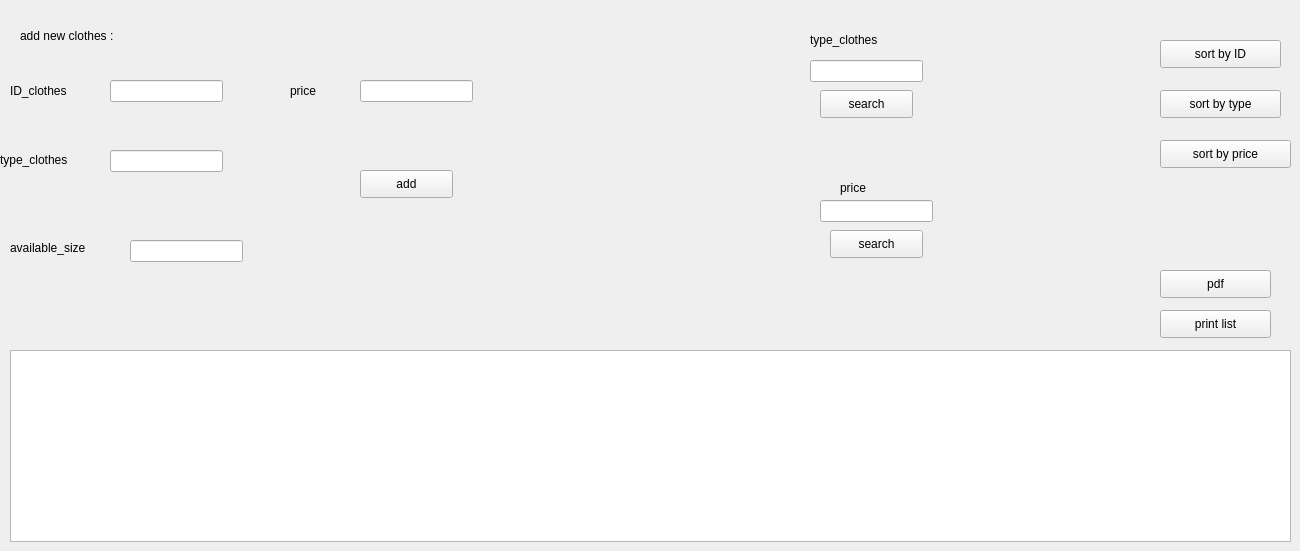
     <widget class="QWidget" name="tab_40">
      <attribute name="title">
       <string>add</string>
      </attribute>
      <widget class="QTableView" name="table_clothes">
       <property name="geometry">
        <rect>
         <x>10</x>
         <y>350</y>
         <width>1281</width>
         <height>192</height>
        </rect>
       </property>
      </widget>
      <widget class="QLabel" name="label_112">
       <property name="geometry">
        <rect>
         <x>20</x>
         <y>20</y>
         <width>251</width>
         <height>31</height>
        </rect>
       </property>
       <property name="text">
        <string>add new clothes :</string>
       </property>
      </widget>
      <widget class="QLabel" name="label_113">
       <property name="geometry">
        <rect>
         <x>10</x>
         <y>70</y>
         <width>91</width>
         <height>41</height>
        </rect>
       </property>
       <property name="text">
        <string>ID_clothes</string>
       </property>
      </widget>
      <widget class="QLabel" name="label_114">
       <property name="geometry">
        <rect>
         <x>0</x>
         <y>150</y>
         <width>101</width>
         <height>20</height>
        </rect>
       </property>
       <property name="text">
        <string>type_clothes</string>
       </property>
      </widget>
      <widget class="QLabel" name="label_115">
       <property name="geometry">
        <rect>
         <x>10</x>
         <y>240</y>
         <width>111</width>
         <height>16</height>
        </rect>
       </property>
       <property name="text">
        <string>available_size</string>
       </property>
      </widget>
      <widget class="QLabel" name="label_116">
       <property name="geometry">
        <rect>
         <x>290</x>
         <y>80</y>
         <width>61</width>
         <height>21</height>
        </rect>
       </property>
       <property name="text">
        <string>price</string>
       </property>
      </widget>
      <widget class="QLineEdit" name="idclothes_add">
       <property name="geometry">
        <rect>
         <x>110</x>
         <y>80</y>
         <width>113</width>
         <height>22</height>
        </rect>
       </property>
      </widget>
      <widget class="QLineEdit" name="typeclothes_add">
       <property name="geometry">
        <rect>
         <x>110</x>
         <y>150</y>
         <width>113</width>
         <height>22</height>
        </rect>
       </property>
      </widget>
      <widget class="QLineEdit" name="sizeclothes_add">
       <property name="geometry">
        <rect>
         <x>130</x>
         <y>240</y>
         <width>113</width>
         <height>22</height>
        </rect>
       </property>
      </widget>
      <widget class="QLineEdit" name="priceclothes_add">
       <property name="geometry">
        <rect>
         <x>360</x>
         <y>80</y>
         <width>113</width>
         <height>22</height>
        </rect>
       </property>
      </widget>
      <widget class="QPushButton" name="sortid_clothes">
       <property name="geometry">
        <rect>
         <x>1160</x>
         <y>40</y>
         <width>121</width>
         <height>28</height>
        </rect>
       </property>
       <property name="text">
        <string>sort by ID</string>
       </property>
      </widget>
      <widget class="QPushButton" name="sorttype_clothes">
       <property name="geometry">
        <rect>
         <x>1160</x>
         <y>90</y>
         <width>121</width>
         <height>28</height>
        </rect>
       </property>
       <property name="text">
        <string>sort by type</string>
       </property>
      </widget>
      <widget class="QPushButton" name="sortprice_clothes">
       <property name="geometry">
        <rect>
         <x>1160</x>
         <y>140</y>
         <width>131</width>
         <height>28</height>
        </rect>
       </property>
       <property name="text">
        <string>sort by price</string>
       </property>
      </widget>
      <widget class="QPushButton" name="searchbtype_clothes">
       <property name="geometry">
        <rect>
         <x>820</x>
         <y>90</y>
         <width>93</width>
         <height>28</height>
        </rect>
       </property>
       <property name="text">
        <string>search</string>
       </property>
      </widget>
      <widget class="QPushButton" name="searchbprice_clothes">
       <property name="geometry">
        <rect>
         <x>830</x>
         <y>230</y>
         <width>93</width>
         <height>28</height>
        </rect>
       </property>
       <property name="text">
        <string>search</string>
       </property>
      </widget>
      <widget class="QLineEdit" name="searchtype_clothes">
       <property name="geometry">
        <rect>
         <x>810</x>
         <y>60</y>
         <width>113</width>
         <height>22</height>
        </rect>
       </property>
      </widget>
      <widget class="QLineEdit" name="searchprice_clothes">
       <property name="geometry">
        <rect>
         <x>820</x>
         <y>200</y>
         <width>113</width>
         <height>22</height>
        </rect>
       </property>
      </widget>
      <widget class="QLabel" name="label_119">
       <property name="geometry">
        <rect>
         <x>840</x>
         <y>180</y>
         <width>91</width>
         <height>16</height>
        </rect>
       </property>
       <property name="text">
        <string>price</string>
       </property>
      </widget>
      <widget class="QLabel" name="label_120">
       <property name="geometry">
        <rect>
         <x>810</x>
         <y>30</y>
         <width>101</width>
         <height>20</height>
        </rect>
       </property>
       <property name="text">
        <string>type_clothes</string>
       </property>
      </widget>
      <widget class="QPushButton" name="pdf_clothes">
       <property name="geometry">
        <rect>
         <x>1160</x>
         <y>270</y>
         <width>111</width>
         <height>28</height>
        </rect>
       </property>
       <property name="text">
        <string>pdf</string>
       </property>
      </widget>
      <widget class="QPushButton" name="print_clothes">
       <property name="geometry">
        <rect>
         <x>1160</x>
         <y>310</y>
         <width>111</width>
         <height>28</height>
        </rect>
       </property>
       <property name="text">
        <string>print list</string>
       </property>
      </widget>
      <widget class="QPushButton" name="add_clothes">
       <property name="geometry">
        <rect>
         <x>360</x>
         <y>170</y>
         <width>93</width>
         <height>28</height>
        </rect>
       </property>
       <property name="text">
        <string>add</string>
       </property>
      </widget>
     </widget>
